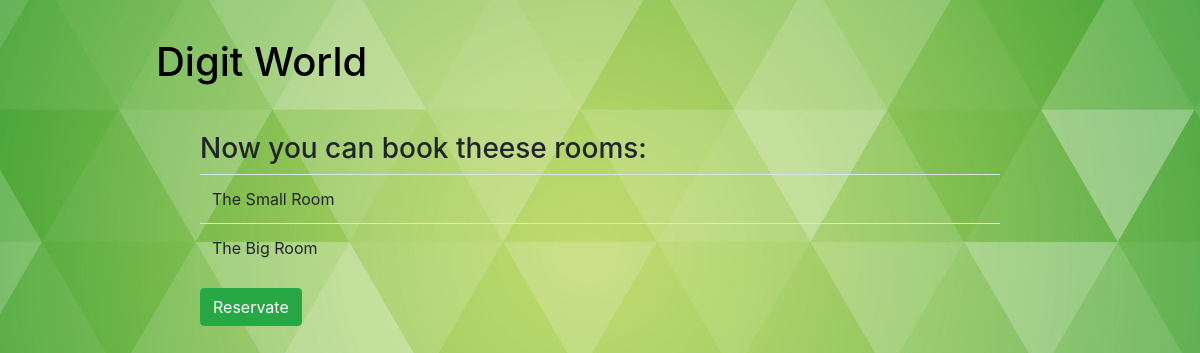
The app's page /reservations/room_availability/, older data.
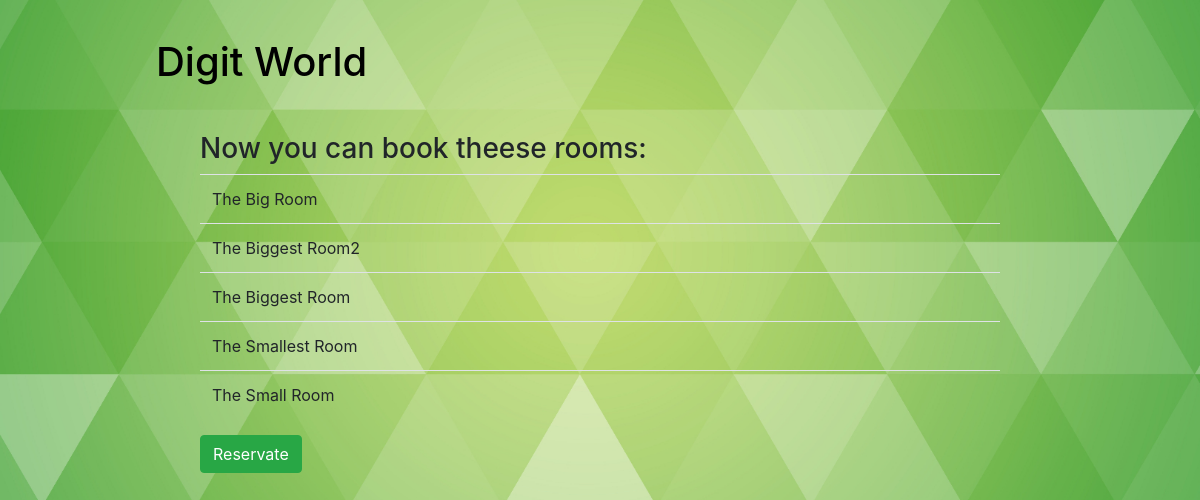
The same page, newer data.
### reservations/models.py (models this page shows, shortened)
class Rooms(models.Model):
    name = models.CharField('Name', max_length=200)
    class Meta:
        verbose_name = "Room"
        verbose_name_plural = "Rooms"

### reservations/views.py (the view)
# urls.py: path('room_availability/', views.room_availability, name='room-availability'),
def room_availability(request):
    datetime_now = datetime.now()
    rooms_all = Reservations.objects.all()
    rooms = Reservations.objects.filter(date=datetime_now).all()
    print("cia")
    all_rooms = Rooms.objects.all()
    all_rooms_list = [] #visi kambariai
    for r in all_rooms:
        all_rooms_list.append(r.name)
    rooms_listed = [] #visi iteruoti
    rooms_listed_unique = set() #visi iteruoti
    available_rooms = set() #su w statusu
    listas = [] #su w statusu
    for room in rooms_all:
        check_time = datetime.strptime(str(room.date) + " " + str(room.time_from), "%Y-%m-%d %H:%M:%S")
        check_time_to = datetime.strptime(str(room.date) + " " + str(room.time_due), "%Y-%m-%d %H:%M:%S")
        if check_time < datetime_now and check_time_to < datetime_now:
            Reservations.objects.filter(id=room.id).update(status='d')
    for booked in rooms:
        if booked.status == "d" and booked.room_id.name not in listas:
            listas.append(booked.room_id.name)
    rooms_listed_unique.update((rooms_listed)) #VISI Praiteruoti
    available_rooms.update(listas) #su w statusu
    check_new = set(all_rooms_list) - set(rooms_listed)
    available_rooms.update(list(check_new))
    context = {
        'available_rooms': available_rooms
    }
    return render(request, 'rooms_avaiable.html', context=context)

### reservations/templates/rooms_avaiable.html
{% extends "base.html" %}
{% block content %}
<h3>Now you can book theese rooms:</h3>
<div class="visits-list">
    <table class="table table-hover">
        {%if available_rooms%}
         {%for room in available_rooms%}
        <tr>
            <td scope="col">{{room}}</td>
        </tr>
              {%endfor%}
    </table>
    <a class="btn btn-success" style="color:white!important;" href="{%url 'select_room'%}">Reservate</a>
   {%else%}
    <p>All rooms are booked. Try latter.</p>
</div>
{% endif %}
{% endblock %}

Row changes from the older to the newer data that the page shows:
added Rooms: available_rooms "The Biggest Room2"
added Rooms: available_rooms "The Biggest Room"
added Rooms: available_rooms "The Smallest Room"
